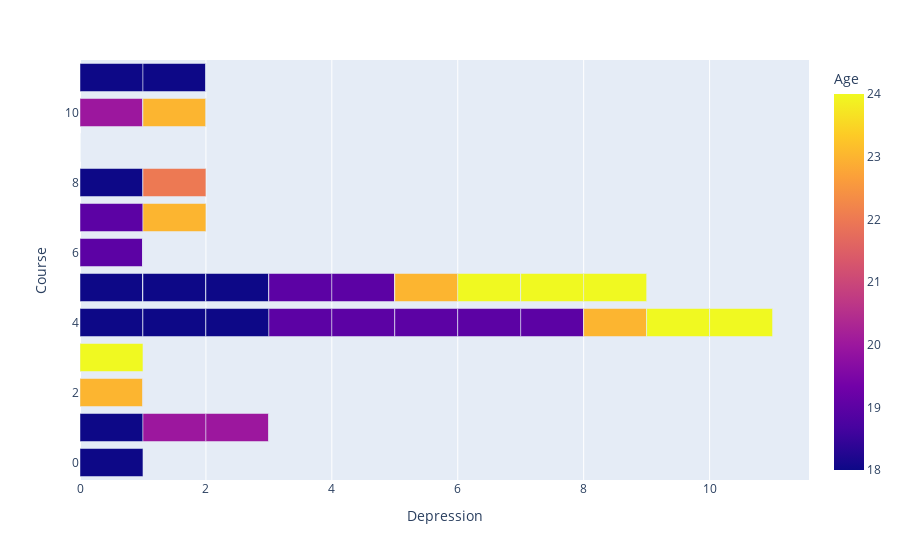

Notebook code for this chart:
### Code cell
import matplotlib.pyplot as plt
import plotly.graph_objects as go
import plotly.express as px
from plotly.subplots import make_subplots
from plotly.offline import init_notebook_mode

dataset.sort_values(by="Age", inplace=True)
plt.figure(dpi=200)
fig = px.bar(dataset, x="Depression", y="Course",
             orientation='h', color='Age')
fig.show()

### Figure 1 — Plotly figure (JSON) as saved in the notebook; plotly's stock layout.template omitted (floating-point values rounded to 4 significant figures)
{"data": [{"alignmentgroup": "True", "hovertemplate": "Depression=%{x}<br>Course=%{y}<br>Age=%{marker.color}<extra></extra>", "legendgroup": "", "marker": {"color": [18, 18, 18, 18, 18, 18, 18, 18, 18, 18, 18, 18, 18, 18, 18, 18, 18, 18, 18, 18, 18, 18, 18, 18, 18, 18, 18, 18, 18, 18, 18, 18, 19, 19, 19, 19, 19, 19, 19, 19, 19, 19, 19, 19, 19, 19, 19, 19, 19, 19, 19, 19, 19, 20, 20, 20, 20, 20, 20, 20, 21, 21, 21, 22, 22, 23, 23, 23, 23, 23, 23, 23, 23, 23, 23, 23, 23, 23, 24, 24, 24, 24, 24, 24, 24, 24, 24, 24, 24, 24, 24, 24, 24, 24, 24, 24, 24, 24, 24, 24, 24], "coloraxis": "coloraxis", "pattern": {"shape": ""}}, "name": "", "offsetgroup": "", "orientation": "h", "showlegend": false, "textposition": "auto", "type": "bar", "x": [1, 0, 0, 0, 0, 0, 1, 0, 0, 0, 1, 0, 0, 0, 1, 1, 1, 0, 0, 1, 1, 0, 0, 1, 0, 0, 1, 0, 0, 0, 1, 0, 0, 0, 0, 1, 1, 0, 0, 1, 1, 0, 0, 0, 0, 1, 1, 0, 1, 1, 0, 1, 0, 0, 1, 0, 1, 1, 0, 0, 0, 0, 0, 1, 0, 0, 0, 1, 1, 0, 0, 0, 1, 0, 1, 0, 0, 1, 1, 0, 0, 0, 0, 0, 0, 1, 0, 0, 0, 0, 0, 0, 1, 1, 0, 0, 0, 1, 0, 0, 1], "xaxis": "x", "y": [5, 5, 4, 4, 10, 4, 1, 5, 4, 4, 4, 4, 7, 5, 11, 8, 11, 5, 2, 0, 5, 3, 5, 4, 10, 5, 5, 11, 6, 4, 4, 8, 5, 10, 5, 5, 5, 6, 10, 4, 4, 5, 5, 4, 5, 4, 6, 4, 4, 4, 2, 7, 5, 4, 10, 6, 1, 1, 11, 4, 4, 10, 4, 8, 5, 10, 1, 7, 2, 3, 5, 2, 5, 1, 4, 6, 9, 10, 5, 4, 5, 6, 5, 4, 5, 3, 6, 5, 4, 2, 5, 5, 5, 4, 10, 4, 4, 5, 4, 4, 4], "yaxis": "y"}], "layout": {"barmode": "relative", "coloraxis": {"colorbar": {"title": {"text": "Age"}}, "colorscale": [[0, "#0d0887"], [0.1111, "#46039f"], [0.2222, "#7201a8"], [0.3333, "#9c179e"], [0.4444, "#bd3786"], [0.5556, "#d8576b"], [0.6667, "#ed7953"], [0.7778, "#fb9f3a"], [0.8889, "#fdca26"], [1, "#f0f921"]]}, "legend": {"tracegroupgap": 0}, "margin": {"t": 60}, "xaxis": {"anchor": "y", "domain": [0, 1], "title": {"text": "Depression"}}, "yaxis": {"anchor": "x", "domain": [0, 1], "title": {"text": "Course"}}}}
